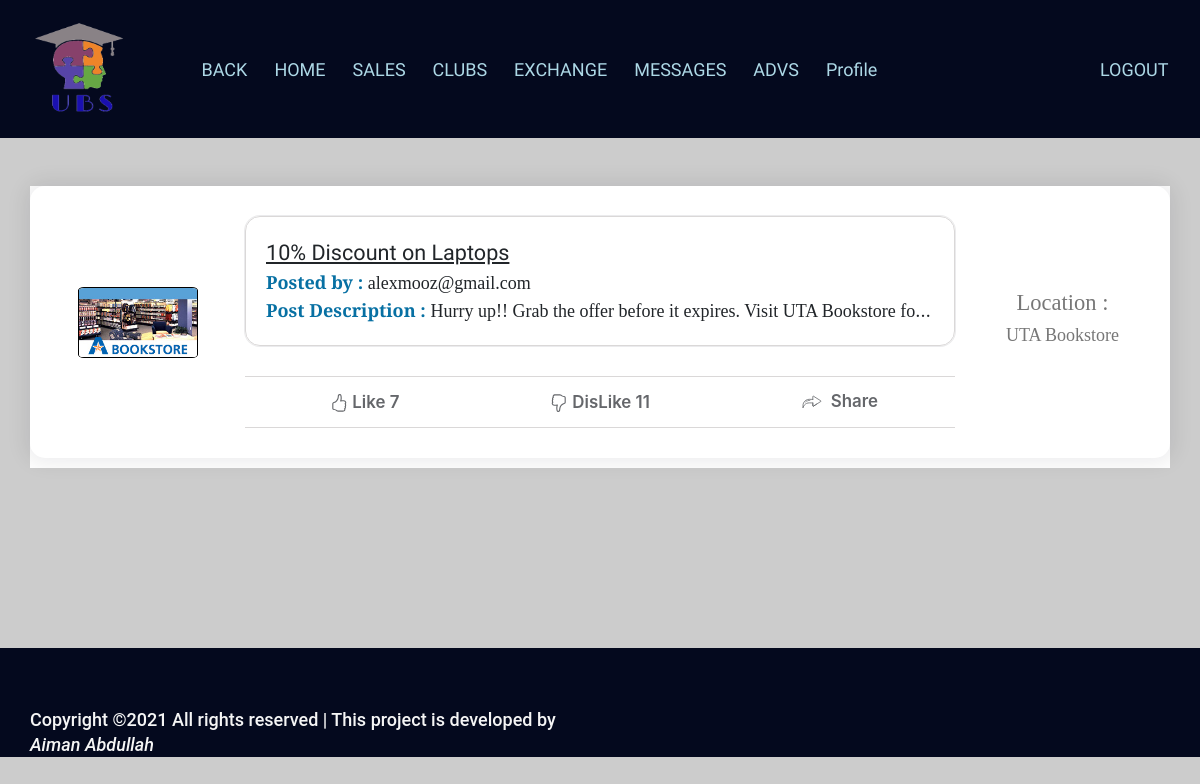
Screenshot of /viewlisting.php?page=advs&category=advs&id=169 (signed in) with the database file from the repository.
### tables this page shows
CREATE TABLE `advertisement` (
  `id` int NOT NULL AUTO_INCREMENT,
  `title` varchar(100) DEFAULT NULL,
  `description` varchar(200) DEFAULT NULL,
  `location` varchar(45) DEFAULT NULL,
  `email` varchar(45) NOT NULL,
  `image` varchar(255) DEFAULT NULL,
  `like` int DEFAULT '0',
  `dislike` int DEFAULT '0',
  PRIMARY KEY (`id`),
  KEY `email` (`email`)
);

### viewlisting.php (the view, shortened to what this page needs)
<html lang="en">
<head> <meta charset="utf-8" http-equiv="refresh">
    <link rel="stylesheet" href="https://stackpath.bootstrapcdn.com/bootstrap/4.5.0/css/bootstrap.min.css">
    <link href="css/mijares.css" type="text/css" rel="stylesheet">
    <link href="css/responsive_setting.css" type="text/css" rel="stylesheet">
    <link href="css/userhomepage.css" rel="stylesheet" type="text/css">
</head>
<body>
<header>
    <nav class="navbar navbar-expand-lg navbar-dark navbar-light badge-dark " style="background-color:#04091e;">
        <div class="conatainer-fluid">
            <img id="logo" src="images/ubslogo.png" alt="Logo" class="navbar-brand">
        </div>
        <div class="collapse navbar-collapse" id="navbarSupportedContent">
            <ul class="navbar-nav mr-auto">
              <li class="nav-item p-1 lihoverme">
                  <a class="nav-link" href="<?php
                  if($_GET['page']=='exchange')
                  {
                      echo "/exchange.php";
                  }
                  else if($_GET['page']=='advs')
                  {
                      echo "/advs.php";
                  }
                  else{
                      echo "/retrieve_search.php?keyword=".$_GET['keyword'];
                  }
                  ?>" style="color: lightblue;">BACK</a>
              </li>
                <li class="nav-item p-1 lihoverme">
                    <a class="nav-link " href="/UserHomePage.php"  style="color: lightblue;">HOME</a>
                </li>
                <li class="nav-item p-1 lihoverme">
                    <a class="nav-link " href="/sales.php"  style="color: lightblue;">SALES</a>
                </li>
                <li class="nav-item p-1 lihoverme">
                    <a class="nav-link " href="/Clubs.php"  style="color: lightblue;">CLUBS</a>
                </li>
                <li class="nav-item p-1 lihoverme">
                    <a class="nav-link " href="/exchange.php"  style="color: lightblue;">EXCHANGE</a>
                </li>
                <li class="nav-item p-1 lihoverme">
                    <a class="nav-link " href="/messages.php"  style="color: lightblue;">MESSAGES</a>
                </li>
                <li class="nav-item p-1 lihoverme">
                    <a class="nav-link " href="/advs.php" style="color: lightblue;">ADVS</a>
                </li>
                <li class="nav-item p-1 lihoverme">
                    <a class="nav-link " href="/profile.php" style="color: lightblue;">Profile</a>
                </li>
            </ul>
            <ul class="navbar-nav">
                <li class="nav-item p-1">
                    <a class="nav-link " href="/Logout.php"  style="color: lightblue;">LOGOUT</a>
                </li></ul>
        </div>
    </nav>
</header>
<?php
include "./config.php";
    $get_id=$_GET['id'];
    $table = $_GET['category'];
    if($table=="advs")
    {
      $table="advertisement";
    }
    $sql="SELECT * from $table WHERE id=$get_id limit 1";
    $results = $connection->query($sql);
?>
<center>
    <div class="middlebody">
        <div class="container cbg">
            <div class="row content">
                <div class="clubdivs col-lg-12 col-md-12 col-sm-12 col-xs-12">
                    <?php
                    if ($results != "")
                    {
                        $row = $results->fetch_assoc();
                         ?>
                 <div class="container">
	<div class="row content">
			<div class="messagepic col-lg-2 col-md-3 col-sm-3 col-xs-3">
			<div class="advimage">
			<img src="<?php echo $row["image"] ?>"/>
</div>
			</div>
			<div class="col-lg-8 col-md-7 col-sm-7 col-xs-7">
			<div class="messagedivs messagebody col-lg-12 col-md-12 col-sm-12 col-xs-12" style="margin: 30px 0px; padding: 20px 20px;"><span class="textheading">
			<span class="mtitle"><?php echo $row["title"] ?></span> <br>
			<span class="mbody"><strong class="sender">Posted by : </strong>
			<?php echo $row["email"] ?></span><br>
			<span class="mbody"><strong class="sender">Post Description : </strong><?php echo $row["description"] ?></span></span>
                                    </div>
			<div class="fbmock col-lg-12 col-md-12 col-sm-12 col-xs-12 ">
			 <div class="fbitems col-lg-4 col-md-4 col-sm-4 col-xs-4 facebookbuttons" id="like">
			 <span id="liketext">Like</span> <span id="likecount"><?php echo $row["like"]; ?></span>
			 </div>
			 <div class="fbitems  col-lg-4 col-md-4 col-sm-4 col-xs-4 facebookbuttons" id="dislike">
			 <span id="disliketext">DisLike</span> <span id="dislikecount"><?php echo $row["dislike"]; ?></span>
			 </div>
			 <div class="fbitems col-lg-4 col-md-4 col-sm-4 col-xs-4" id="share">
Share</div>
			</div>
							</div>
                                    <div class="messagepic col-lg-2 col-md-2 col-sm-2 col-xs-2"><span class="textheading"><h5><?php if($table=="advertisement")
									{
										echo 'Location :';
									}
									else{
										echo 'Posted on:';
									}
									?>
									<br></h5></span>
                                        <h6><?php
										if($table=="advertisement"){
											 echo $row["location"];
										}
										else{
                                            $fulldate = $row["posttime"];
										echo date('h:i A', strtotime($fulldate)); }
                                            ?>
                                        </h6>
                                    </div>
                                </div>
                            </div>
				<?php
                    } ?>
                            </div>
                </div>
            </div>
        </div>
</center>
<footer class="container-fluid foot">
    <div class="container-fluid foot_div">
        <p class="h6 foot_text">Copyright &copy;2021 All rights reserved | This project is developed by <span id="name">Aiman Abdullah</span> </p>
    </div>
</footer>
</body>
</html>

### css/mijares.css (style rules this page uses)
body { background-color: #FFFFFF; }
.nav-link { font-family: 'Merienda One', cursive; }
h5, h4, h6 { font-family: Rajdhani; color: #777777; }
p { color: #777777; font-family: Roboto; font-size: 15px; font-weight: 400px; line-height: 1.667px; word-wrap: break-word; }
#logo { margin-right: 50px; width: 120px; height: 120px; }
#name { color: whitesmoke; text-align: left; font-style: italic; }
.foot { background-color: #04091e; height:auto; width: 100%; margin-top:15%; float: left; }
.foot_div { height: fit-content; float: left; width: 50%; margin: auto; }
.foot_text { text-align: left; color: whitesmoke; padding-top: 120px; padding-left: 40px; }
::placeholder { font-size: 1px solid; color: grey; }

### css/responsive_setting.css (style rules this page uses)
@media only screen and (min-width:200px) and (max-width:1319px) { .foot .foot_div { width: 50%; float: left; height: auto; padding-top: 5%; } }
@media only screen and (min-width:200px) and (max-width:1319px) { .foot .foot_div .foot_text { line-height: 25px; padding: 0%; text-align: left; margin: 0%; } }

### css/userhomepage.css (style rules this page uses)
.middlebody { height: auto; margin-top: 4%; }
.cbg { background:white; }
.clubdivs { border-radius: 15px; box-shadow: 0 0 20px 5px #04091e14; border: 0.0px solid #dad8d8; margin-bottom: 10px; }
.messagedivs { border-radius: 15px; box-shadow: 0 0 0px 1px #04091e14; border: 1px solid #dad8d8; margin-bottom: 10px; }
.messagepic { margin:auto; }
.circular_image img , .advimage img { width:100%; }
.advimage { max-width: 10vw; max-height: 10vw; border-radius: 5%; overflow: hidden; border: 1px solid black; }
.mtitle { text-decoration:underline; font-family: 'Crete Round', serif; font-size: 1.2rem; }
.mbody { font-size: 1rem; font-family: 'Crimson Text', serif; }
.sender { color:#0770a3; }
.messagebody { text-align:left; min-height:100px; white-space: nowrap; overflow: hidden; text-overflow: ellipsis; }
.textheading { font-family: 'Shadows Into Light', cursive; font-size: 2rem; }
html { font-size:0.7rem; }
@media (min-width:1024px) and (max-width:1279px) { html { font-size: 1.125rem; } }

### viewlisting.php (style rules this page uses)
body { background: url(https://placeimg.com/img/bg-2.svg) repeat; }
.fbmock { border-top: 1px solid #dad8d8; border-bottom: 1px solid #dad8d8; margin-bottom:30px; display:flex; padding:2px; }
.fbitems { margin:auto; cursor:pointer; align:center; padding:4px; color:#65676b; font-family:inherit; font-size:.9375rem; font-weight:600; }

### rows the page displays
advertisement: image (picture), title "10% Discount on Laptops", email "alexmooz@gmail.com", description "Hurry up!! Grab the offer before it expires. Visit UTA Bookstore fo…", like "7", dislike "11", location "UTA Bookstore"
